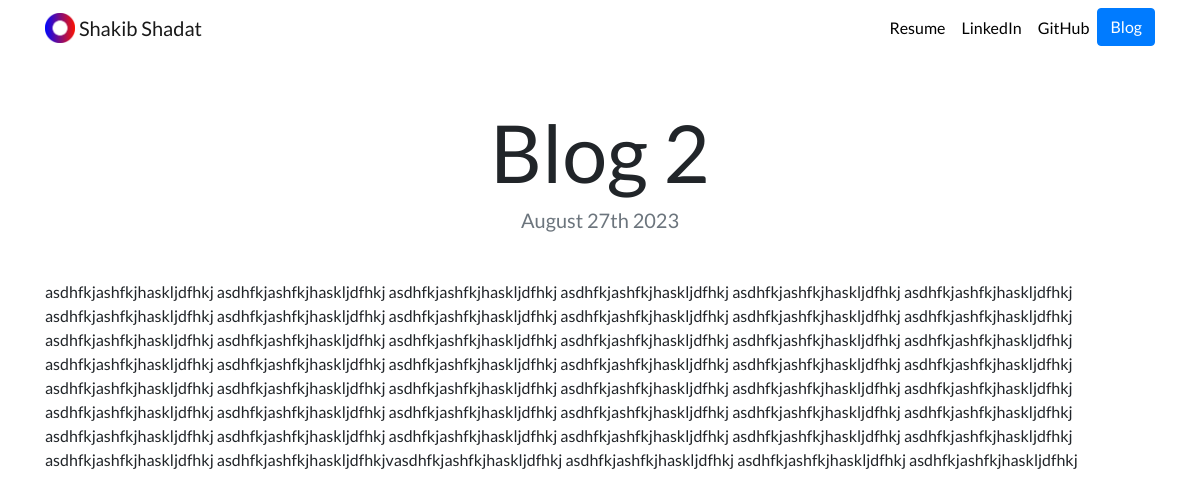
Page /blog/3/ on the committed database.
### blog/models.py (models this page shows, shortened)
class Blog(models.Model):
    title = models.CharField(max_length=200)
    description = models.TextField()
    date = models.DateField()

### blog/views.py (the view)
# urls.py: path('<int:blog_id>/', views.detail, name='detail')
def detail(request, blog_id):
    blog = get_object_or_404(Blog, pk=blog_id)
    return render(request, 'blog/detail.html', {'blog': blog})

### blog/templates/blog/detail.html
{% extends "portfolio/base.html" %}
{% load static %}
{% block content %}
<h1 class="text-center mt-5" id="blogdetailtitle">{{ blog.title }}</h1>
<h5 class="text-center text-muted mb-5">{{ blog.date|date:'F jS Y' }}</h5>
{{ blog.description|safe }}
{% endblock %}

### portfolio/static/portfolio/custom.css (style rules this page uses)
body { font-family: 'Lato', sans-serif; }
@media (min-width: 992px) { #blogdetailtitle { font-size: 5rem; } }

### rows in the picture
Blog: title "Blog 2", date "August 27th 2023", description "asdhfkjashfkjhaskljdfhkj asdhfkjashfkjhaskljdfhkj asdhfkjashfkjhaskljdfhkj asdhfkjashfkjhaskljdfhkj asdhfkjashfkjhaskljdfhkj asdhfkjashfkjhaskljdfhkj asdhfkjashfkjhaskljdfhkj asdhfkjashfkjhaskljdfhkj asdhfkjashfkjhaskljdfhkj asdhfkjashfkjhaskljdfhkj asdhfkjashfkjhaskljdfhkj asdhfkjashfkjhaskljdfhkj asdhfkjashfkjhaskljdfhkj asdhfkjashfkjhaskljdfhkj asdhfkjashfkjhaskljdfhkj asdhfkjashfkjhaskljdfhkj asdhfkjashfkjhaskljdfhkj asdhfkjashfkjhaskljdfhkj asdhfkjashfkjhaskljdfhkj asdhfkjashfkjhaskljdfhkj asdhfkjashfkjhaskljdfhkj asdhfkjashfkjhaskljdfhkj asdhfkjashfkjhaskljdfhkj asdhfkjashfkjhaskljdfhkj asdhfkjashfkjhaskljdfhkj asdhfkjashfkjhaskljdfhkj asdhfkjashfkjhaskljdfhkj asdhfkjashfkjhaskljdfhkj…"
